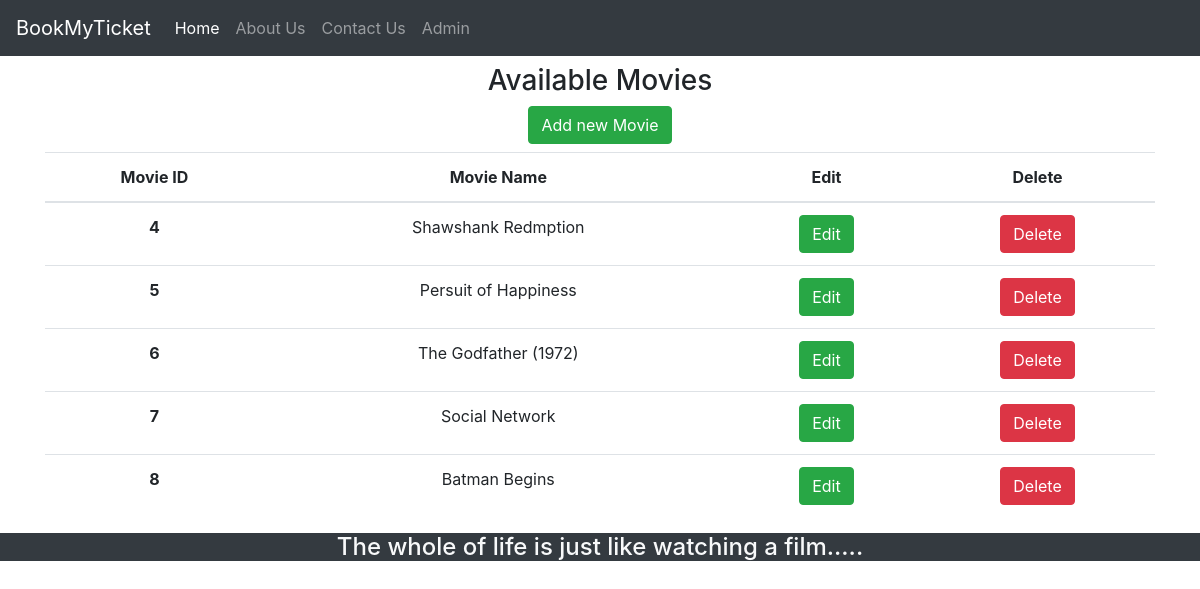
The app's page /theater_admin/add/movie with its own data.
### bookings/models.py (models this page shows, shortened)
class Movie(models.Model):
	name = models.CharField(max_length=24, null=True, default="")
	markup_price = models.IntegerField(default=0)
	duration_in_min = models.CharField(max_length=24, null=True, default="")
	genre = models.CharField(max_length=24, null=True, default="")
	release_date = models.CharField(max_length=24, null=True, default="")
	language_avail = models.CharField(max_length=24, null=True, default="")
	shown_in_theater = models.ManyToManyField(Theater)

### bookings/views.py (the view)
# urls.py: path('theater_admin/add/movie', views.Admin_Add_Movie),
def Admin_Add_Movie(request):
    movies = Movie.objects.all()
    return render(request, 'bookings/Admin_Add_Movie.html', {'movies': movies})

### bookings/templates/bookings/Admin_Add_Movie.html
{% extends 'bookings/common/HeaderAndFooter.html' %}
{% block content %}
<div class="container text-center">
    <div class="my-2">
        <h3 class="">Available Movies</h3>
        <button class="btn btn-success">Add new Movie</button>
    </div>
    <div class="">
        <table class="table">
            <thead>
                <tr>
                    <th scope="col">Movie ID</th>
                    <th scope="col">Movie Name</th>
                    <th scope="col">Edit</th>
                    <th scope="col">Delete</th>
                </tr>
            </thead>
            <tbody>
                {% for movie in movies %}
                <tr>
                    <th scope="row">{{movie.id}}</th>
                    <td><a href="/theater_admin/add/show_with_seats/"></a>{{movie.name}}</td>
                    <td><button class="btn btn-success">Edit</button></td>
                    <td><button class="btn btn-danger">Delete</button></td>
                </tr>
                {% endfor %}
            </tbody>
        </table>
    </div>
</div>
{% endblock %}

### static/css/main.css (style rules this page uses)
html,body { height:100%; min-height:100%; }

### records on screen
Movie: id "4", name "Shawshank Redmption"
Movie: id "5", name "Persuit of Happiness"
Movie: id "6", name "The Godfather (1972)"
Movie: id "7", name "Social Network"
Movie: id "8", name "Batman Begins"
